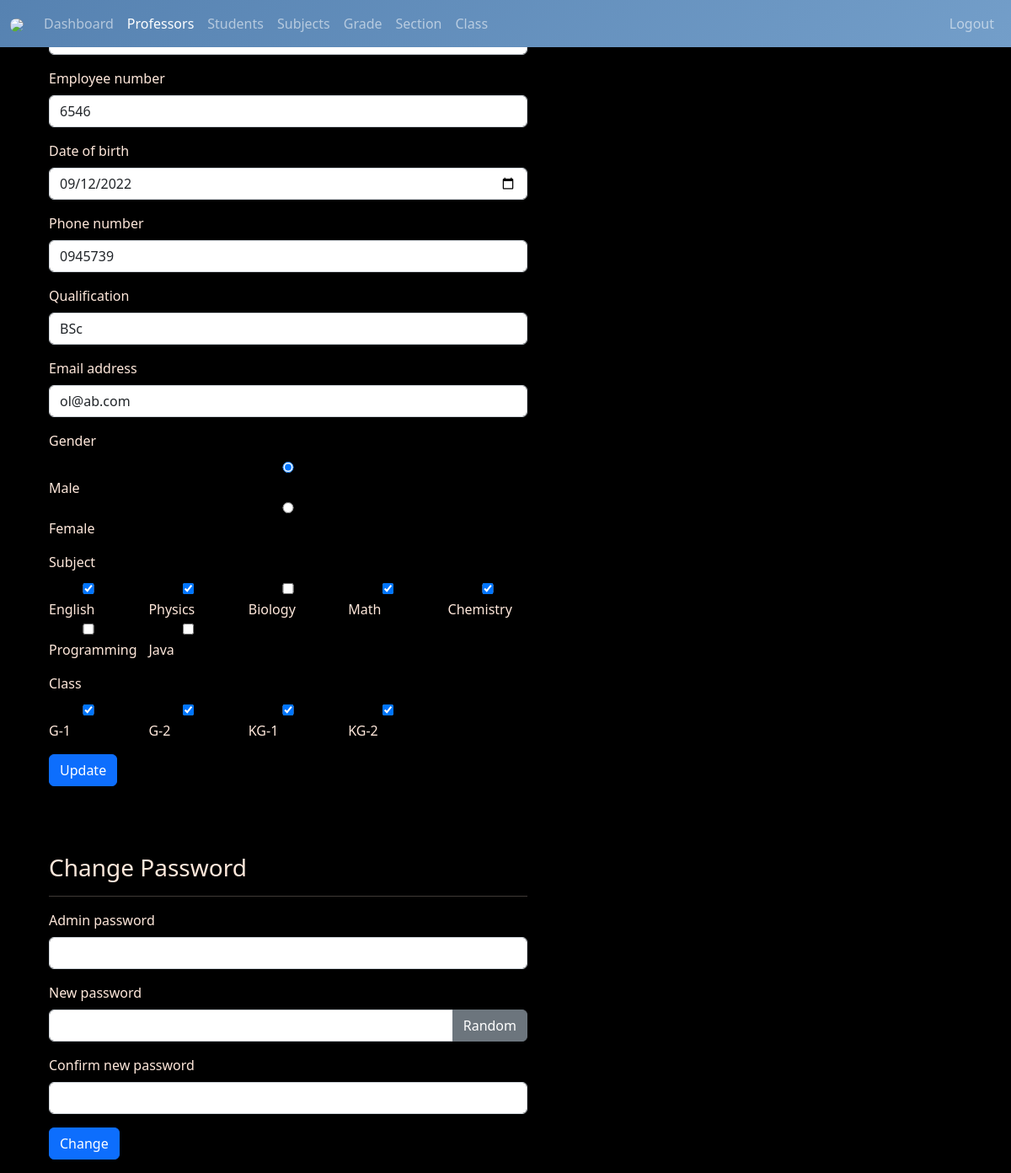
Page /admin/teacher-edit.php?teacher_id=1 (signed in) on the committed database.
### tables this page shows
CREATE TABLE `teachers` (
  `teacher_id` int(11) NOT NULL,
  `username` varchar(127) NOT NULL,
  `password` varchar(255) NOT NULL,
  `class` varchar(31) NOT NULL,
  `fname` varchar(127) NOT NULL,
  `lname` varchar(127) NOT NULL,
  `subjects` varchar(31) NOT NULL,
  `address` varchar(31) NOT NULL,
  `employee_number` int(11) NOT NULL,
  `date_of_birth` date DEFAULT NULL,
  `phone_number` varchar(31) NOT NULL,
  `qualification` varchar(127) NOT NULL,
  `gender` varchar(7) NOT NULL,
  `email_address` varchar(255) NOT NULL,
  `date_of_joined` datetime NOT NULL DEFAULT current_timestamp()
);

CREATE TABLE `class` (
  `class_id` int(11) NOT NULL,
  `grade` int(11) NOT NULL,
  `section` int(11) NOT NULL
);

CREATE TABLE `subjects` (
  `subject_id` int(11) NOT NULL,
  `subject` varchar(31) NOT NULL,
  `subject_code` varchar(31) NOT NULL,
  `grade` int(11) NOT NULL
);

CREATE TABLE `grades` (
  `grade_id` int(11) NOT NULL,
  `grade` varchar(31) NOT NULL,
  `grade_code` varchar(7) NOT NULL
);

### admin/data/teacher.php (called while the page is built, shortened)
<?php
function getTeacherById($teacher_id, $conn){
   $sql = "SELECT * FROM teachers
           WHERE teacher_id=?";
   $stmt = $conn->prepare($sql);
   $stmt->execute([$teacher_id]);
   if ($stmt->rowCount() == 1) {
     $teacher = $stmt->fetch();
     return $teacher;
   }else {
    return 0;
   }
}

### admin/data/subject.php (called while the page is built, shortened)
<?php
function getAllSubjects($conn){
   $sql = "SELECT * FROM subjects";
   $stmt = $conn->prepare($sql);
   $stmt->execute();
   if ($stmt->rowCount() >= 1) {
     $subjects = $stmt->fetchAll();
     return $subjects;
   }else {
   	return 0;
   }
}
 ?>

### admin/data/class.php (called while the page is built, shortened)
<?php
function getAllClasses($conn){
   $sql = "SELECT * FROM class";
   $stmt = $conn->prepare($sql);
   $stmt->execute();
   if ($stmt->rowCount() >= 1) {
     $classes = $stmt->fetchAll();
     return $classes;
   }else {
    return 0;
   }
}

### admin/data/grade.php (called while the page is built, shortened)
<?php
function getGradeById($grade_id, $conn){
   $sql = "SELECT * FROM grades
           WHERE grade_id=?";
   $stmt = $conn->prepare($sql);
   $stmt->execute([$grade_id]);
   if ($stmt->rowCount() == 1) {
     $grade = $stmt->fetch();
     return $grade;
   }else {
    return 0;
   }
}

### admin/teacher-edit.php (the view, shortened to what this page needs)
<?php
if (isset($_SESSION['admin_id']) &&
    isset($_SESSION['role'])     &&
    isset($_GET['teacher_id'])) {
    if ($_SESSION['role'] == 'Admin') {
       include "../DB_connection.php";
       include "data/subject.php";
       include "data/grade.php";
       include "data/section.php";
       include "data/class.php";
       include "data/teacher.php";
       $subjects = getAllSubjects($conn);
       $classes  = getAllClasses($conn);
       $teacher_id = $_GET['teacher_id'];
       $teacher = getTeacherById($teacher_id, $conn);
 ?>
<!DOCTYPE html>
<html lang="en">
<head>
	<link rel="stylesheet" href="https://cdn.jsdelivr.net/npm/bootstrap@5.2.0/dist/css/bootstrap.min.css">
	<link rel="stylesheet" href="../css/style.css">
  <link rel="stylesheet" href="https://cdnjs.cloudflare.com/ajax/libs/font-awesome/4.7.0/css/font-awesome.min.css">
</head>
<body>
    <?php
        include "inc/navbar.php";
     ?>
     <div class="container mt-5">
        <form method="post"
              class="shadow p-3 mt-5 form-w"
              action="req/teacher-edit.php">
        <div class="mb-3">
          <label class="form-label">address</label>
          <input type="text"
                 class="form-control"
                 value="<?=$teacher['address']?>"
                 name="address">
        </div>
        <div class="mb-3">
          <label class="form-label">Employee number</label>
          <input type="text"
                 class="form-control"
                 value="<?=$teacher['employee_number']?>"
                 name="employee_number">
        </div>
        <div class="mb-3">
          <label class="form-label">Date of birth</label>
          <input type="date"
                 class="form-control"
                 value="<?=$teacher['date_of_birth']?>"
                 name="date_of_birth">
        </div>
        <div class="mb-3">
          <label class="form-label">Phone number</label>
          <input type="text"
                 class="form-control"
                 value="<?=$teacher['phone_number']?>"
                 name="phone_number">
        </div>
        <div class="mb-3">
          <label class="form-label">Qualification</label>
          <input type="text"
                 class="form-control"
                 value="<?=$teacher['qualification']?>"
                 name="qualification">
        </div>
        <div class="mb-3">
          <label class="form-label">Email address</label>
          <input type="text"
                 class="form-control"
                 value="<?=$teacher['email_address']?>"
                 name="email_address">
        </div>
        <div class="mb-3">
          <label class="form-label">Gender</label><br>
          <input type="radio"
                 value="Male"
                 <?php if($teacher['gender'] == 'Male') echo 'checked';  ?>
                 name="gender"> Male
                 &nbsp;&nbsp;&nbsp;&nbsp;
          <input type="radio"
                 value="Female"
                 <?php if($teacher['gender'] == 'Female') echo 'checked';  ?>
                 name="gender"> Female
        </div>
        <div class="mb-3">
          <label class="form-label">Subject</label>
          <div class="row row-cols-5">
            <?php
            $subject_ids = str_split(trim($teacher['subjects']));
            foreach ($subjects as $subject){
              $checked =0;
              foreach ($subject_ids as $subject_id ) {
                if ($subject_id == $subject['subject_id']) {
                   $checked =1;
                }
              }
            ?>
            <div class="col">
              <input type="checkbox"
                     name="subjects[]"
                     <?php if($checked) echo "checked"; ?>
                     value="<?=$subject['subject_id']?>">
                     <?=$subject['subject']?>
            </div>
            <?php } ?>
          </div>
        </div>
        <div class="mb-3">
          <label class="form-label">Class</label>
          <div class="row row-cols-5">
            <?php
            $class_ids = str_split(trim($teacher['class']));
            foreach ($classes as $class){
              $checked =0;
              foreach ($class_ids as $class_id ) {
                if ($class_id == $class['class_id']) {
                   $checked =1;
                }
              }
              $grade = getGradeById($class['class_id'], $conn);
            ?>
            <div class="col">
              <input type="checkbox"
                     name="classes[]"
                     <?php if($checked) echo "checked"; ?>
                     value="<?=$grade['grade_id']?>">
                     <?=$grade['grade_code']?>-<?=$grade['grade']?>
            </div>
            <?php } ?>
          </div>
        </div>
      <button type="submit"
              class="btn btn-primary">
              Update</button>
     </form>
     <form method="post"
              class="shadow p-3 my-5 form-w"
              action="req/teacher-change.php"
              id="change_password">
        <h3>Change Password</h3><hr>
       <div class="mb-3">
            <div class="mb-3">
            <label class="form-label">Admin password</label>
                <input type="password"
                       class="form-control"
                       name="admin_pass">
          </div>
            <label class="form-label">New password </label>
            <div class="input-group mb-3">
                <input type="text"
                       class="form-control"
                       name="new_pass"
                       id="passInput">
                <button class="btn btn-secondary"
                        id="gBtn">
                        Random</button>
            </div>
          </div>
          <div class="mb-3">
            <label class="form-label">Confirm new password  </label>
                <input type="text"
                       class="form-control"
                       name="c_new_pass"
                       id="passInput2">
          </div>
          <button type="submit"
              class="btn btn-primary">
              Change</button>
        </form>
     </div>
</body>
</html>
<?php
  }else {
    header("Location: teacher.php");
    exit;
  }
}else {
	header("Location: teacher.php");
	exit;
}
?>

### css/style.css (style rules this page uses)
:root { --primary-color: #5682B1; --secondary-color: #739EC9; --success-color: #739EC9; --danger-color: #FFE8DB; --warning-color: #FFE8DB; --info-color: #739EC9; --light-color: #FFE8DB; --dark-color: #000000; --bg-color: #000000; --text-color: #FFE8DB; --navbar-bg: linear-gradient(135deg, #5682B1, #739EC9); --card-bg: #739EC9; --shadow: 0 2px 8px rgba(86, 130, 177, 0.5); --transition: all 0.3s ease; }
* { box-sizing: border-box; }
html, body { height: 100%; margin: 0; padding: 0; }
body { font-family: 'Segoe UI', Tahoma, Geneva, Verdana, sans-serif; background-color: var(--bg-color); color: var(--text-color); transition: var(--transition); }
.container { height: 100vh; display: flex; flex-direction: column; justify-content: center; padding-top: 0; }
textarea, input, select { border-radius: 6px; border: 1px solid #ccc; padding: 10px; font-size: 1rem; width: 100%; box-sizing: border-box; transition: var(--transition); background: var(--card-bg); color: var(--text-color); }
.btn { transition: var(--transition); }
.form-w { max-width: 600px; width: 100%; }

### rows in the picture
teachers: address "California, Los angeles", employee_number "6546", date_of_birth "09/12/2022", phone_number "0945739", qualification "BSc", email_address "ol@ab.com", gender "☑"
subjects: subject "English"
class: section "☑", grade "☑", class_id "☑", grades.grade_code "KG", grades.grade "2"
subjects: subject "Physics"
subjects: subject "Biology"
subjects: subject "Math"
subjects: subject_id "☑", subject "Chemistry"
subjects: subject "Programming"
subjects: subject "Java"
class: grades.grade_code "G", grades.grade "1"
class: grades.grade_code "G", grades.grade "2"
class: class_id "☑", grades.grade_code "KG", grades.grade "1"
